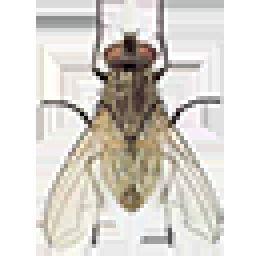
#> input picture fly64.png, 64 x 64 px (shown 4 times larger)
$ python additional_task_fixed.py
#> lines starting #> are read from the running program, lines starting #| are printed output that depends on the picture; after the words box and inside, x2 and y2 are one past the last pixel; in counts of white or black regions, pixels touching at a corner belong together
import cv2
import numpy as np

video = cv2.VideoCapture(0)
down_points = (640, 480)

# Загрузка изображения мухи
fly_image = cv2.imread('fly64.png', cv2.IMREAD_UNCHANGED)
#> fly_image is the input picture: shape (64, 64, 4); mean B, G, R, A 207.7, 213.8, 217.6, 85.9

# Получаем размеры изображения мухи
fly_height, fly_width = fly_image.shape[:2]
#> fly_height = 64; fly_width = 64

while True:
    ret, frame_color = video.read()
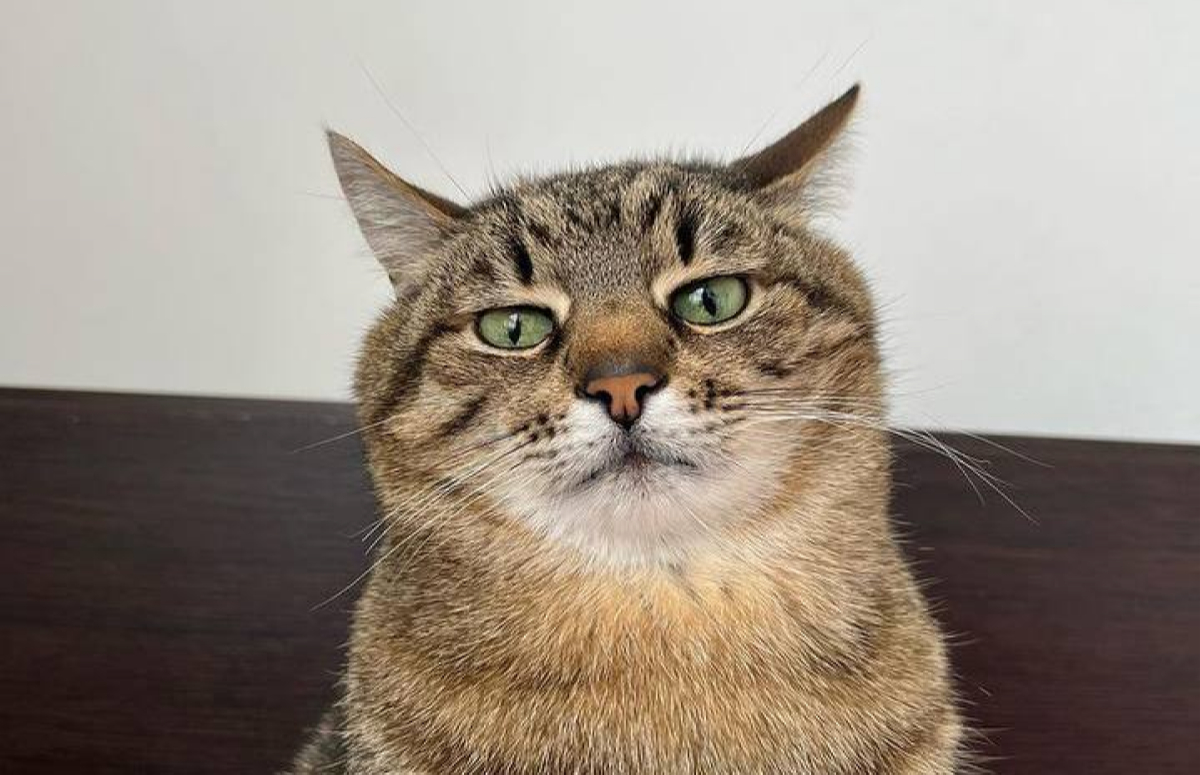
#> input picture variant-8.jpg, 1200 x 775 px, given in place of the camera
#> frame_color is the input picture: shape (775, 1200, 3); mean B, G, R 130.6, 142.3, 153.7
    frame = cv2.resize(frame_color, down_points, interpolation=cv2.INTER_LINEAR)
    frame_gray = cv2.cvtColor(frame, cv2.COLOR_BGR2GRAY)
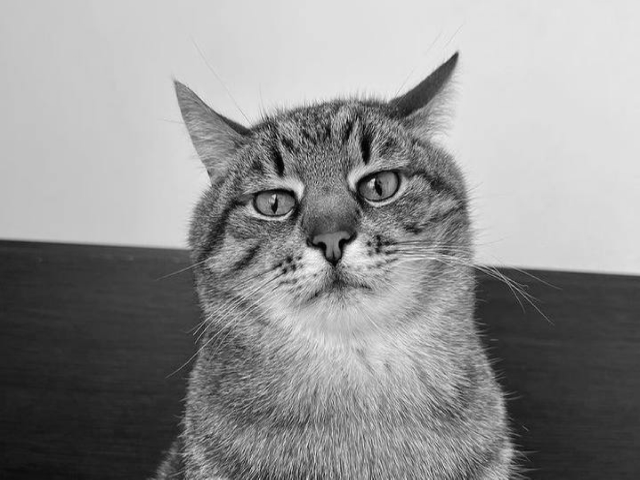
#> frame_gray: shape (480, 640); min 0, max 248, mean 144.3
    gray = cv2.GaussianBlur(frame_gray, (21, 21), 0)
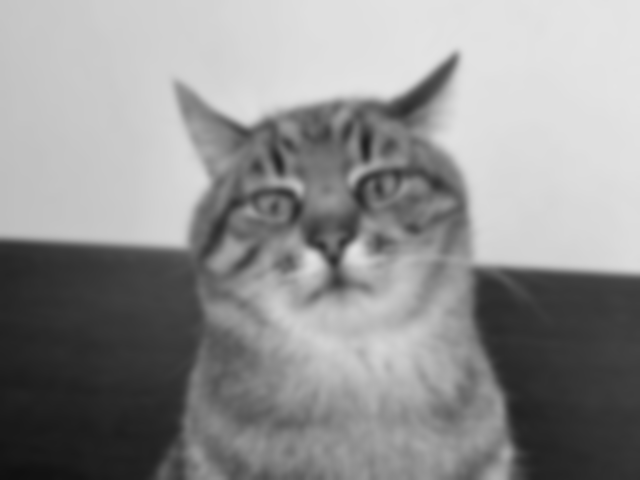
#> gray: shape (480, 640); min 16, max 229, mean 144.3

    ret_tracker, thresh = cv2.threshold(gray, 110, 255,
                                        cv2.THRESH_BINARY_INV)
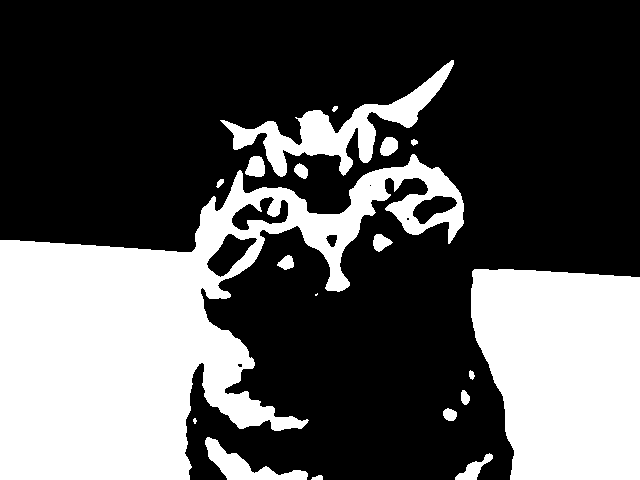
#> thresh: shape (480, 640); 33.6% white; 19 white regions (2 under 20 px)
    contours, hierarchy = cv2.findContours(thresh,
                                           cv2.RETR_EXTERNAL, cv2.CHAIN_APPROX_NONE)
#> contours = 19 contours, 3 with area under 20; largest, box (x1, y1, x2, y2) and area: (0, 154, 464, 480) 64035, (471, 269, 640, 480) 30547, (220, 60, 454, 177) 5942, (205, 437, 308, 480) 1412, (455, 453, 493, 480) 337

    if len(contours) > 0:
        contours_video = max(contours, key=cv2.contourArea)
#> contours_video = contour of 2156 points, box (x1, y1, x2, y2) (0, 154, 464, 480), area 64035
        x, y, w, h = cv2.boundingRect(contours_video)
#> x = 0; y = 154; w = 464; h = 326
        cv2.rectangle(frame, (x, y), (x + w, y + h), (0, 255, 0), 2)
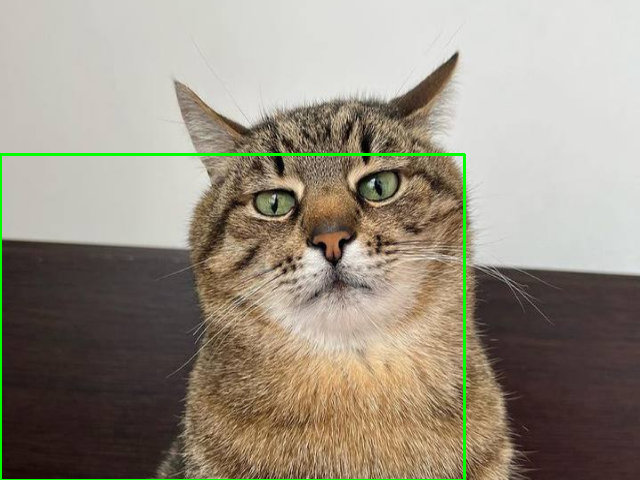
#> frame: shape (480, 640, 3); mean B, G, R 129.3, 143.7, 152.1

        cX = x + w // 2
#> cX = 232
        cY = y + h // 2
#> cY = 317

        frame_center_x = frame.shape[1] // 2
#> frame_center_x = 320
        frame_center_y = frame.shape[0] // 2
#> frame_center_y = 240


        # Рисование вертикальной и горизонтальной прямых
        cv2.line(frame_color, (cX, 0), (cX, frame_color.shape[0]), (255, 0, 0), 2)
        cv2.line(frame_color, (0, cY), (frame_color.shape[1], cY), (255, 0, 0), 2)
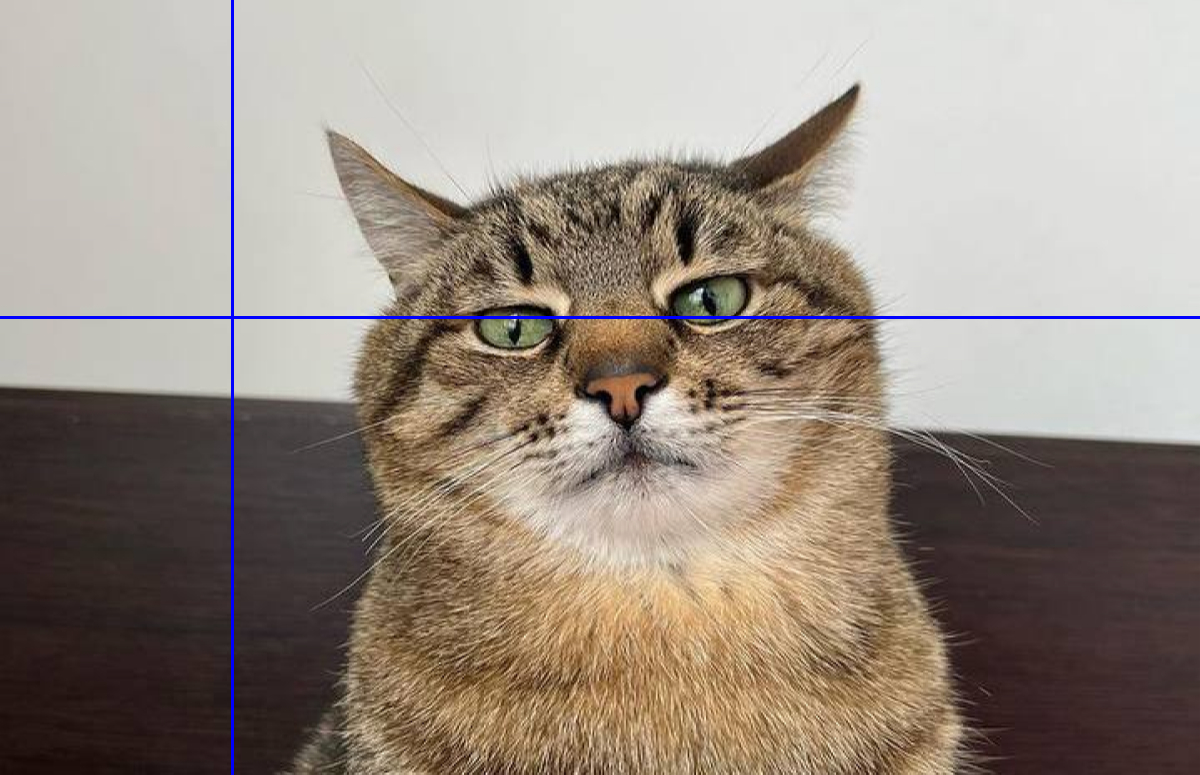
#> frame_color: shape (775, 1200, 3); mean B, G, R 131.3, 141.3, 152.7
        # Наложение изображения мухи
        # Вычисляем координаты верхнего левого угла для размещения мухи
        x1 = cX - fly_width // 2
#> x1 = 200
        y1 = cY - fly_height // 2
#> y1 = 285
        x2 = x1 + fly_width
#> x2 = 264
        y2 = y1 + fly_height
#> y2 = 349

        # Проверяем, чтобы координаты не выходили за пределы кадра
        if x1 >= 0 and y1 >= 0 and x2 <= frame_color.shape[1] and y2 <= frame_color.shape[0]:
            # Наложение изображения мухи с учетом прозрачности
            for c in range(0, 3):
                frame_color[y1:y2, x1:x2, c] = frame_color[y1:y2, x1:x2, c] * (1 - fly_image[:, :, 3] / 255.0) + \
                                               fly_image[:, :, c] * (fly_image[:, :, 3] / 255.0)
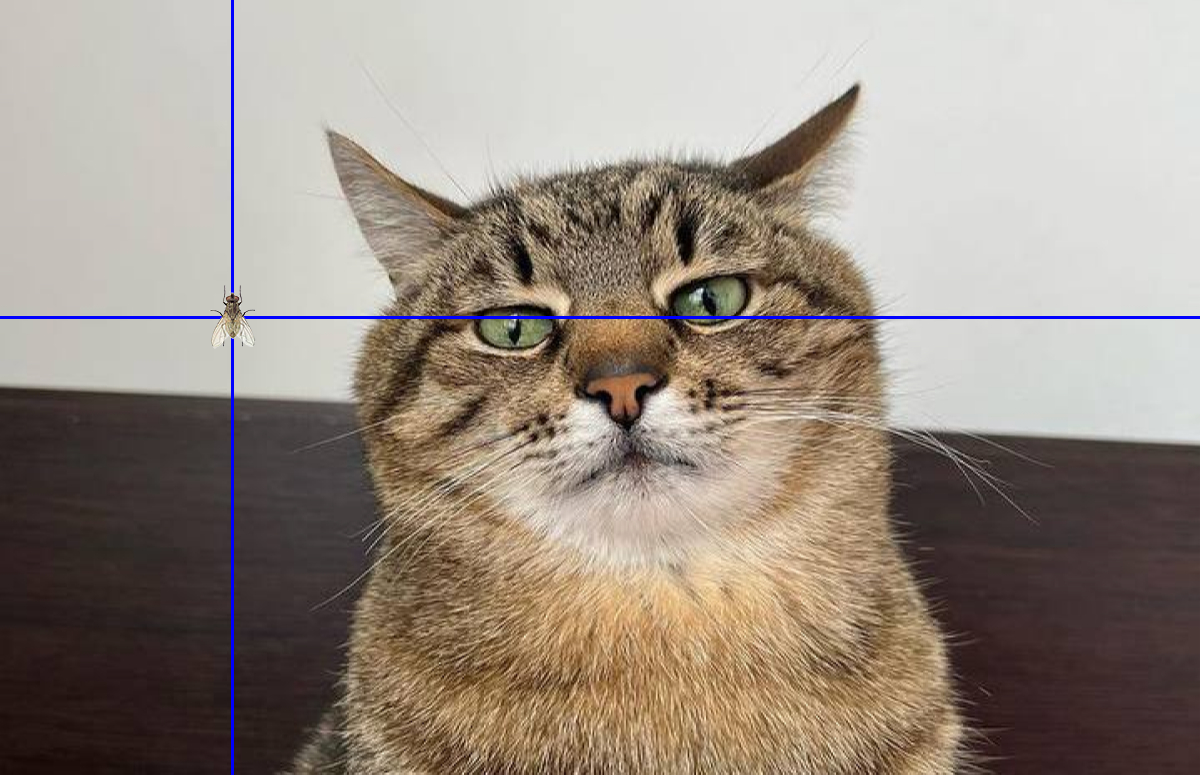
#> frame_color: shape (775, 1200, 3); 0.17% of pixels changed, all inside (x1, y1, x2, y2) = (209, 285, 256, 349)

    cv2.imshow('frame', frame_color)
    if cv2.waitKey(1) & 0xFF == ord('q'):
#> (key q is pressed here)
        break

video.release()
cv2.destroyAllWindows()
